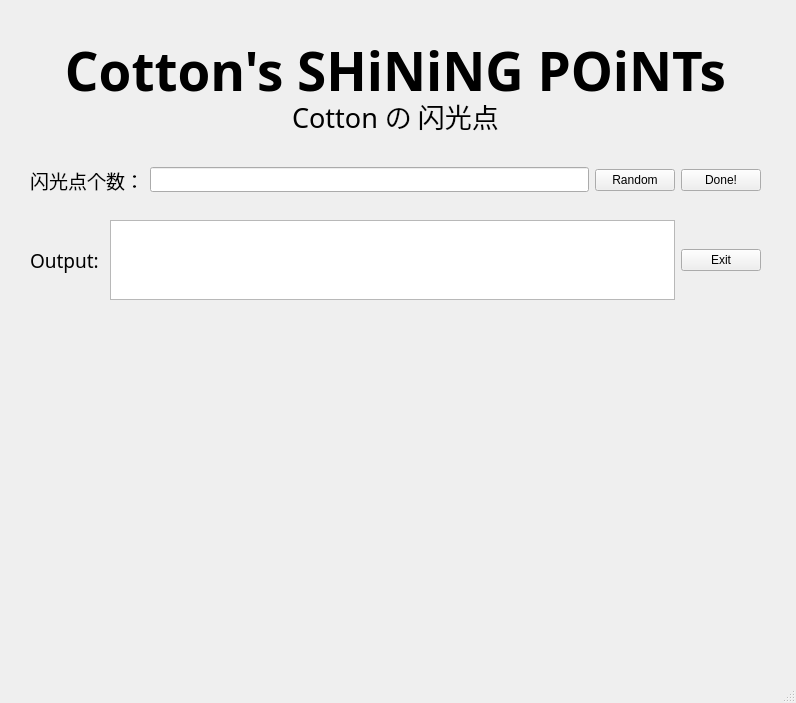
<?xml version="1.0" encoding="UTF-8"?>
<ui version="4.0">
 <class>MainWindow</class>
 <widget class="QMainWindow" name="MainWindow">
  <property name="geometry">
   <rect>
    <x>0</x>
    <y>0</y>
    <width>796</width>
    <height>703</height>
   </rect>
  </property>
  <property name="windowTitle">
   <string>Cotton's Shining Points - 致敬传奇调教师尻疼！</string>
  </property>
  <property name="windowIcon">
   <iconset resource="image.qrc">
    <normaloff>:/res/favicon.ico</normaloff>:/res/favicon.ico</iconset>
  </property>
  <property name="unifiedTitleAndToolBarOnMac">
   <bool>true</bool>
  </property>
  <widget class="QWidget" name="centralwidget">
   <widget class="QWidget" name="horizontalLayoutWidget">
    <property name="geometry">
     <rect>
      <x>30</x>
      <y>140</y>
      <width>731</width>
      <height>80</height>
     </rect>
    </property>
    <layout class="QHBoxLayout" name="Input">
     <item>
      <widget class="QLabel" name="input_label">
       <property name="enabled">
        <bool>true</bool>
       </property>
       <property name="font">
        <font>
         <family>微软雅黑 Light</family>
         <pointsize>14</pointsize>
        </font>
       </property>
       <property name="text">
        <string>闪光点个数：</string>
       </property>
      </widget>
     </item>
     <item>
      <widget class="QLineEdit" name="input_of_points">
       <property name="font">
        <font>
         <family>等线 Light</family>
        </font>
       </property>
      </widget>
     </item>
     <item>
      <widget class="QPushButton" name="random">
       <property name="text">
        <string>Random</string>
       </property>
      </widget>
     </item>
     <item>
      <widget class="QPushButton" name="done">
       <property name="text">
        <string>Done!</string>
       </property>
      </widget>
     </item>
    </layout>
   </widget>
   <widget class="QWidget" name="horizontalLayoutWidget_2">
    <property name="geometry">
     <rect>
      <x>30</x>
      <y>220</y>
      <width>731</width>
      <height>80</height>
     </rect>
    </property>
    <layout class="QHBoxLayout" name="Output">
     <item>
      <widget class="QLabel" name="output_label">
       <property name="font">
        <font>
         <family>微软雅黑 Light</family>
         <pointsize>14</pointsize>
        </font>
       </property>
       <property name="text">
        <string>Output: </string>
       </property>
      </widget>
     </item>
     <item>
      <widget class="QTextBrowser" name="output_of_points">
       <property name="font">
        <font>
         <family>等线 Light</family>
        </font>
       </property>
      </widget>
     </item>
     <item>
      <widget class="QPushButton" name="exit">
       <property name="text">
        <string>Exit</string>
       </property>
      </widget>
     </item>
    </layout>
   </widget>
   <widget class="QWidget" name="horizontalLayoutWidget_3">
    <property name="geometry">
     <rect>
      <x>30</x>
      <y>30</y>
      <width>731</width>
      <height>80</height>
     </rect>
    </property>
    <layout class="QHBoxLayout" name="horizontalLayout">
     <item>
      <widget class="QLabel" name="label">
       <property name="font">
        <font>
         <family>方正姚体</family>
         <pointsize>40</pointsize>
         <bold>true</bold>
         <stylestrategy>PreferAntialias</stylestrategy>
        </font>
       </property>
       <property name="text">
        <string>Cotton's SHiNiNG POiNTs</string>
       </property>
       <property name="alignment">
        <set>Qt::AlignCenter</set>
       </property>
      </widget>
     </item>
    </layout>
   </widget>
   <widget class="QLabel" name="picture">
    <property name="geometry">
     <rect>
      <x>30</x>
      <y>320</y>
      <width>731</width>
      <height>341</height>
     </rect>
    </property>
    <property name="styleSheet">
     <string notr="true">image: url(:/res/cotton_round.png);</string>
    </property>
    <property name="text">
     <string/>
    </property>
   </widget>
   <widget class="QLabel" name="label_2">
    <property name="geometry">
     <rect>
      <x>30</x>
      <y>100</y>
      <width>731</width>
      <height>31</height>
     </rect>
    </property>
    <property name="font">
     <font>
      <family>华文琥珀</family>
      <pointsize>20</pointsize>
     </font>
    </property>
    <property name="text">
     <string>Cotton の 闪光点</string>
    </property>
    <property name="alignment">
     <set>Qt::AlignCenter</set>
    </property>
   </widget>
  </widget>
  <widget class="QStatusBar" name="statusbar"/>
  <widget class="QMenuBar" name="menubar">
   <property name="geometry">
    <rect>
     <x>0</x>
     <y>0</y>
     <width>796</width>
     <height>20</height>
    </rect>
   </property>
  </widget>
 </widget>
 <resources>
  <include location="image.qrc"/>
 </resources>
 <connections/>
</ui>
